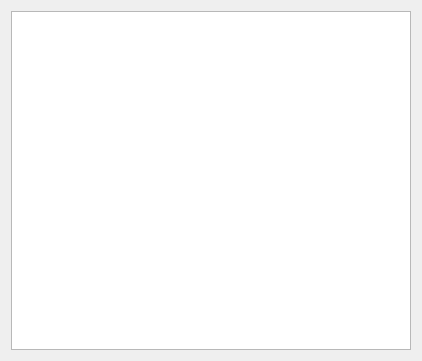
<?xml version="1.0" encoding="UTF-8"?>
<ui version="4.0">
 <class>DataVisualization</class>
 <widget class="QWidget" name="DataVisualization">
  <property name="geometry">
   <rect>
    <x>0</x>
    <y>0</y>
    <width>422</width>
    <height>361</height>
   </rect>
  </property>
  <property name="windowTitle">
   <string>Form</string>
  </property>
  <layout class="QHBoxLayout" name="horizontalLayout">
   <item>
    <widget class="QTableView" name="tableView"/>
   </item>
  </layout>
 </widget>
 <resources/>
 <connections/>
</ui>
